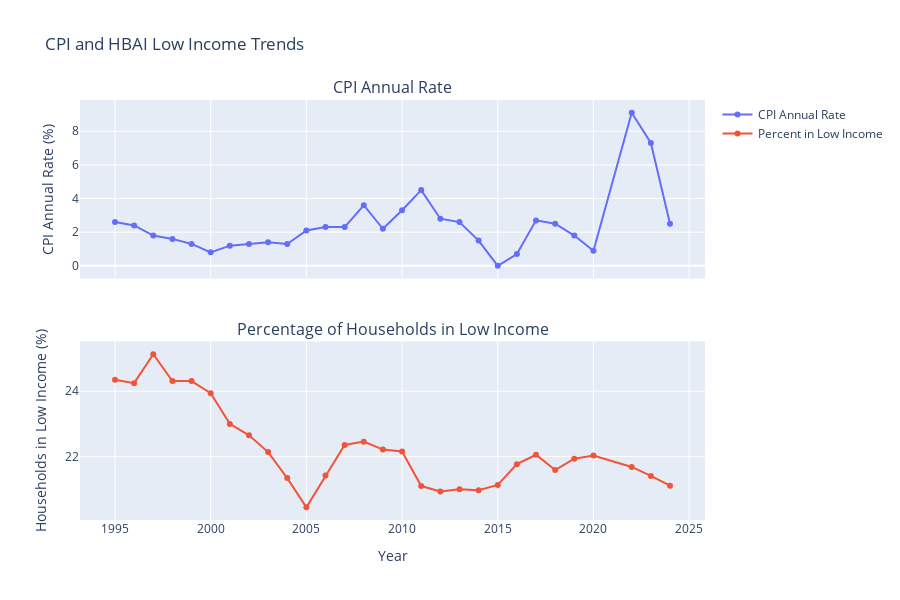
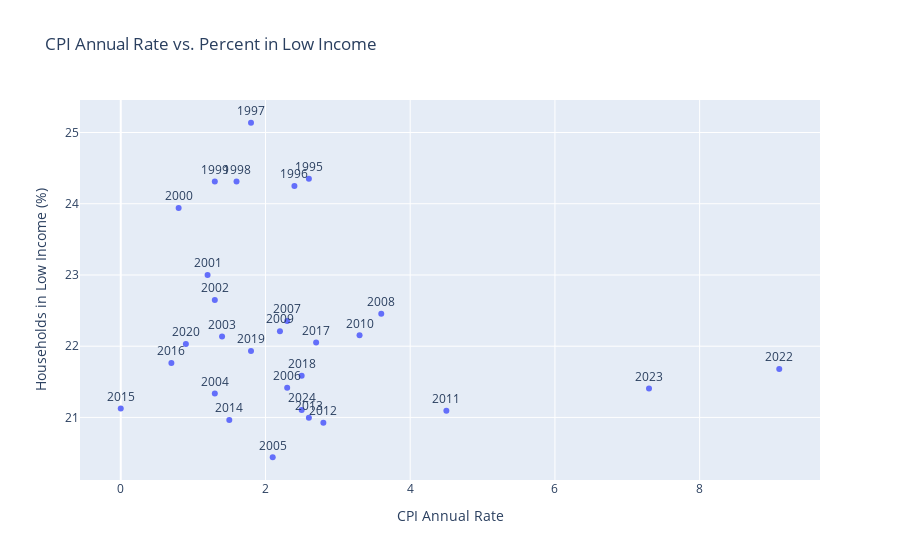

Write notebook code for charts like these, in order.
### Markdown cell above
### HBAI vs inflation 
In this notebook we examine how HBAI low income groups changes with inflation.

We use CPI (https://www.ons.gov.uk/economy/inflationandpriceindices/timeseries/d7g7/mm23) as inflation data for our analysis. 

HBAI (Households below average income ) -relative low income if their net household income is below a threshold set at 60% of median income.

Income includes :
- Earnings from Employment (Wages, Self-Employment Income, Pandemic Support Schemes)
- Benefits and Tax Credits: Cash Benefits, Tax Credits
- Pension Payments: State Pension payments for retirees.
- Cost of Living Payments
- Income from Savings and Investments
- Rental Income: Income from renting out property, after expenses but before taxes.
- Private Pensions and Annuities
- Child Maintenance Payments: Regular payments received for child support.

### Code cell
import pandas as pd
import plotly.express as px
import plotly.graph_objects as go
from plotly.subplots import make_subplots
import numpy as np


def extract_and_fix_year(year_range):
    try:
        year_suffix = year_range.split('-')[1]
        full_year = "20" + year_suffix  if int(year_suffix) < 50 else "19" +year_suffix
        return int(full_year) 
    except:
        return None


# Hypothetical CPI data 
cpi_data =pd.read_csv("./inflation/series-230425_cleaned.csv")

hbai_data=pd.read_csv("./inflation/table_2025-05-12_12-08-26.csv")

cpi_data=cpi_data.rename(columns={"Title":"Year","CPI ANNUAL RATE 00: ALL ITEMS 2015=100":"CPI Annual Rate"})


print(cpi_data.head(5))
print(hbai_data.head(5))


# Display rows that will be removed
rows_to_remove = hbai_data[hbai_data.isin(['..']).any(axis=1)]

print("Rows to be removed:")
print(rows_to_remove)

# Replace '..' with NaN
hbai_data.replace('..', pd.NA, inplace=True)


# Drop rows with NaN values in specified columns
hbai_data.dropna(inplace=True)


hbai_data['Year'] = hbai_data['Year'].str.extract(r'(\d{4}-\d{2})')
hbai_data['Year'] = hbai_data['Year'].apply(extract_and_fix_year)

hbai_data["In low income (below threshold)"]=pd.to_numeric(hbai_data["In low income (below threshold)"]) 
hbai_data["Total"]=pd.to_numeric(hbai_data["Total"]) 


# Calculate percentage of households in low income
hbai_data["Percent in low income"] = (hbai_data["In low income (below threshold)"] / hbai_data["Total"]) * 100


# Merge datasets on Year
merged_df = pd.merge(cpi_data, hbai_data[["Year", "Percent in low income"]], on="Year", how="inner")

# Analyze correlation
correlation = merged_df["CPI Annual Rate"].corr(merged_df["Percent in low income"])
print(f"Correlation between CPI Annual Rate and Percent in Low Income: {correlation:.3f}")

# Create subplots for visualization
fig = make_subplots(
    rows=2, cols=1,
    subplot_titles=("CPI Annual Rate", "Percentage of Households in Low Income"),
    shared_xaxes=True,
    vertical_spacing=0.15
)

# Plot CPI data
fig.add_trace(
    go.Scatter(x=merged_df["Year"], y=merged_df["CPI Annual Rate"], mode="lines+markers", name="CPI Annual Rate"),
    row=1, col=1
)

# Plot HBAI low-income percentage
fig.add_trace(
    go.Scatter(x=merged_df["Year"], y=merged_df["Percent in low income"], mode="lines+markers", name="Percent in Low Income"),
    row=2, col=1
)

# Update layout
fig.update_layout(
    title_text="CPI and HBAI Low Income Trends ",
    height=600,
    showlegend=True
)
fig.update_xaxes(title_text="Year", row=2, col=1)
fig.update_yaxes(title_text="CPI Annual Rate (%)", row=1, col=1)
fig.update_yaxes(title_text="Households in Low Income (%)", row=2, col=1)

# Show plot
fig.show()

# Scatter plot to visualize relationship
fig_scatter = px.scatter(
    merged_df,
    x="CPI Annual Rate",
    y="Percent in low income",
    text="Year",
    title="CPI Annual Rate vs. Percent in Low Income ",
    labels={"CPI_Annual_Rate": "CPI Annual Rate (%)", "Percent in low income": "Households in Low Income (%)"}
)
fig_scatter.update_traces(textposition="top center")
fig_scatter.show()

# Summary statistics
print("\nMerged Data Summary:")
print(merged_df.describe())

import plotly.io as pio
pio.write_image(fig, 'chart.png')  # Save the figure as an image

from IPython.display import display, Image
display(Image(filename='chart.png'))

### Figure 1 — Plotly figure (JSON) as saved in the notebook; plotly's stock layout.template omitted (floating-point values rounded to 4 significant figures)
{"data": [{"mode": "lines+markers", "name": "CPI Annual Rate", "type": "scatter", "x": [1995, 1996, 1997, 1998, 1999, 2000, 2001, 2002, 2003, 2004, 2005, 2006, 2007, 2008, 2009, 2010, 2011, 2012, 2013, 2014, 2015, 2016, 2017, 2018, 2019, 2020, 2022, 2023, 2024], "xaxis": "x", "y": [2.6, 2.4, 1.8, 1.6, 1.3, 0.8, 1.2, 1.3, 1.4, 1.3, 2.1, 2.3, 2.3, 3.6, 2.2, 3.3, 4.5, 2.8, 2.6, 1.5, 0.0, 0.7, 2.7, 2.5, 1.8, 0.9, 9.1, 7.3, 2.5], "yaxis": "y"}, {"mode": "lines+markers", "name": "Percent in Low Income", "type": "scatter", "x": [1995, 1996, 1997, 1998, 1999, 2000, 2001, 2002, 2003, 2004, 2005, 2006, 2007, 2008, 2009, 2010, 2011, 2012, 2013, 2014, 2015, 2016, 2017, 2018, 2019, 2020, 2022, 2023, 2024], "xaxis": "x2", "y": [24.35, 24.25, 25.14, 24.31, 24.31, 23.94, 23.0, 22.65, 22.13, 21.34, 20.44, 21.42, 22.35, 22.46, 22.21, 22.15, 21.09, 20.93, 21.0, 20.96, 21.13, 21.76, 22.05, 21.58, 21.93, 22.03, 21.68, 21.41, 21.1], "yaxis": "y2"}], "layout": {"annotations": [{"font": {"size": 16}, "showarrow": false, "text": "CPI Annual Rate", "x": 0.5, "xanchor": "center", "xref": "paper", "y": 1, "yanchor": "bottom", "yref": "paper"}, {"font": {"size": 16}, "showarrow": false, "text": "Percentage of Households in Low Income", "x": 0.5, "xanchor": "center", "xref": "paper", "y": 0.425, "yanchor": "bottom", "yref": "paper"}], "height": 600, "showlegend": true, "title": {"text": "CPI and HBAI Low Income Trends "}, "xaxis": {"anchor": "y", "domain": [0, 1], "matches": "x2", "showticklabels": false}, "xaxis2": {"anchor": "y2", "domain": [0, 1], "title": {"text": "Year"}}, "yaxis": {"anchor": "x", "domain": [0.575, 1], "title": {"text": "CPI Annual Rate (%)"}}, "yaxis2": {"anchor": "x2", "domain": [0, 0.425], "title": {"text": "Households in Low Income (%)"}}}}

### Figure 2 — Plotly figure (JSON) as saved in the notebook; plotly's stock layout.template omitted (floating-point values rounded to 4 significant figures)
{"data": [{"hovertemplate": "CPI Annual Rate=%{x}<br>Households in Low Income (%)=%{y}<br>Year=%{text}<extra></extra>", "legendgroup": "", "marker": {"color": "#636efa", "symbol": "circle"}, "mode": "markers+text", "name": "", "orientation": "v", "showlegend": false, "text": [1995.0, 1996.0, 1997.0, 1998.0, 1999.0, 2000.0, 2001.0, 2002.0, 2003.0, 2004.0, 2005.0, 2006.0, 2007.0, 2008.0, 2009.0, 2010.0, 2011.0, 2012.0, 2013.0, 2014.0, 2015.0, 2016.0, 2017.0, 2018.0, 2019.0, 2020.0, 2022.0, 2023.0, 2024.0], "textposition": "top center", "type": "scatter", "x": [2.6, 2.4, 1.8, 1.6, 1.3, 0.8, 1.2, 1.3, 1.4, 1.3, 2.1, 2.3, 2.3, 3.6, 2.2, 3.3, 4.5, 2.8, 2.6, 1.5, 0.0, 0.7, 2.7, 2.5, 1.8, 0.9, 9.1, 7.3, 2.5], "xaxis": "x", "y": [24.35, 24.25, 25.14, 24.31, 24.31, 23.94, 23.0, 22.65, 22.13, 21.34, 20.44, 21.42, 22.35, 22.46, 22.21, 22.15, 21.09, 20.93, 21.0, 20.96, 21.13, 21.76, 22.05, 21.58, 21.93, 22.03, 21.68, 21.41, 21.1], "yaxis": "y"}], "layout": {"legend": {"tracegroupgap": 0}, "title": {"text": "CPI Annual Rate vs. Percent in Low Income "}, "xaxis": {"anchor": "y", "domain": [0, 1], "title": {"text": "CPI Annual Rate"}}, "yaxis": {"anchor": "x", "domain": [0, 1], "title": {"text": "Households in Low Income (%)"}}}}
